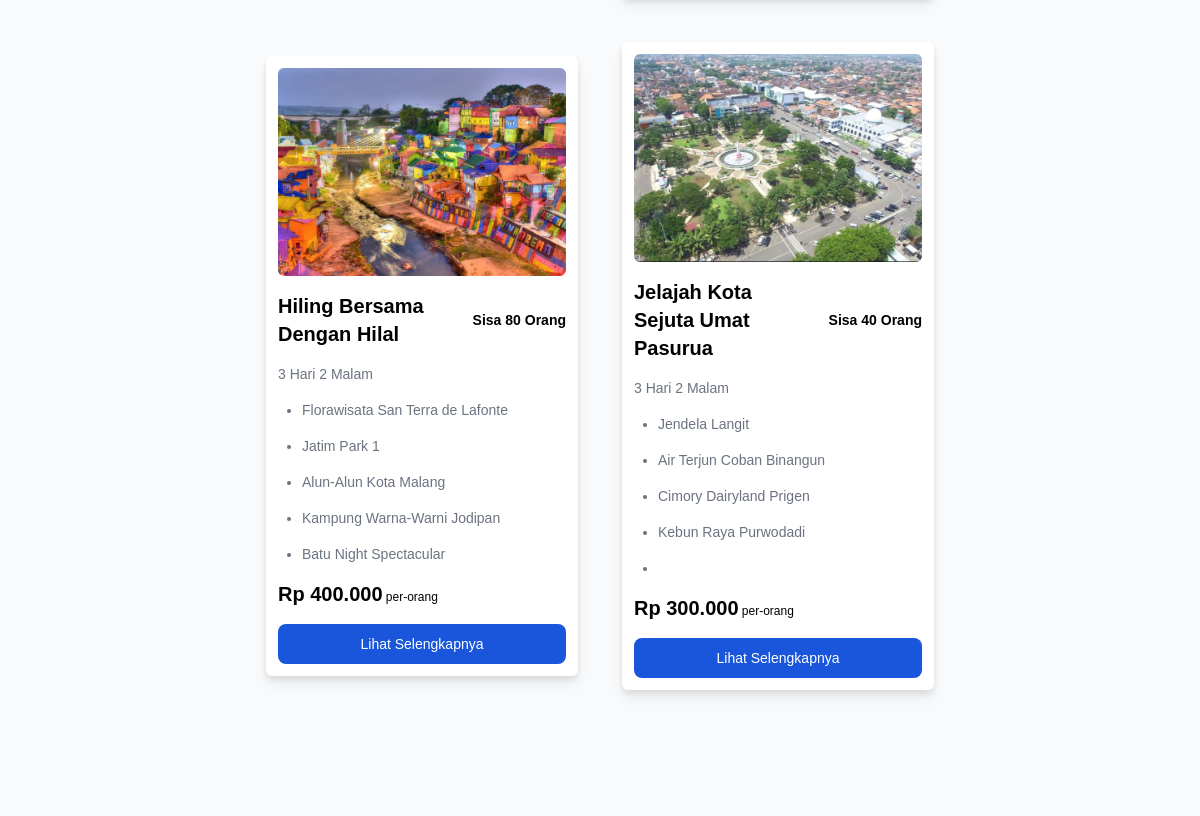
/app/user/paket/index.php (signed in, middle part), run on an earlier commit of the app's database.
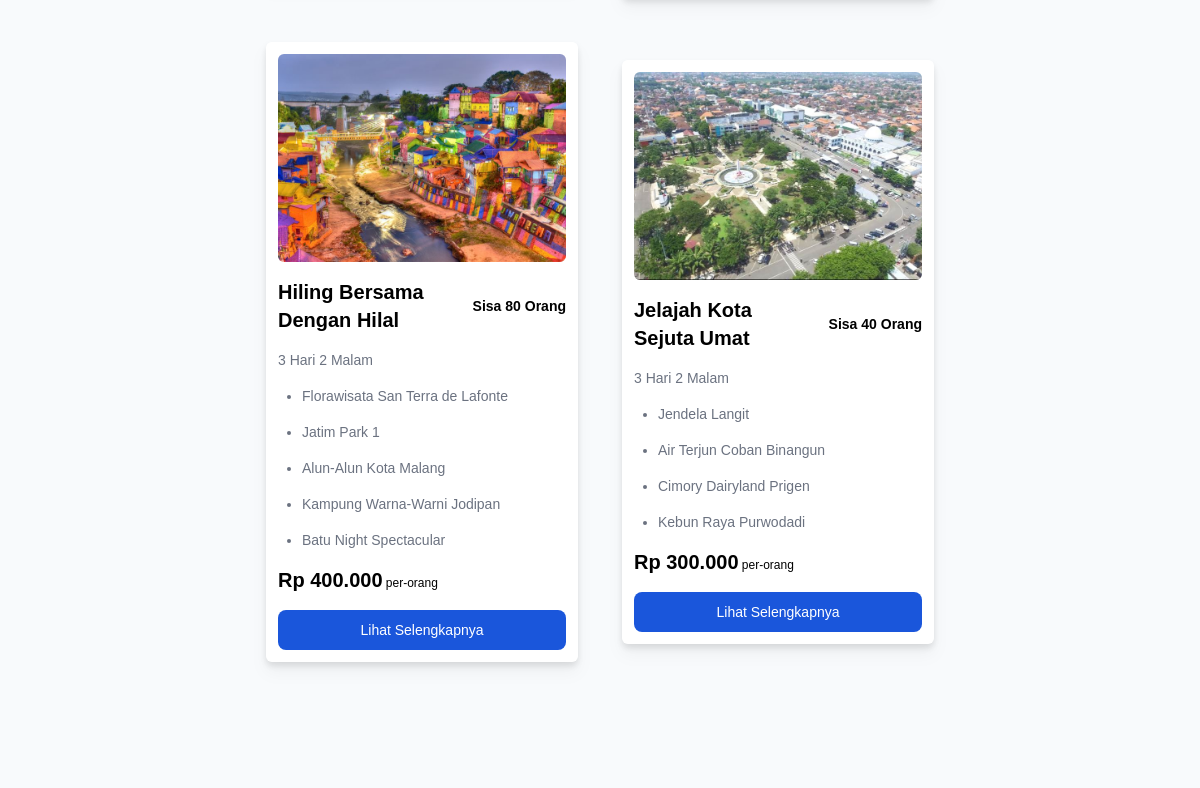
And on a later commit of the database.
### tables this page shows
CREATE TABLE `paket` (
  `ID_PAKET` char(8) NOT NULL,
  `NAMA_PAKET` varchar(32) NOT NULL,
  `DESTINASI_PAKET` varchar(256) NOT NULL,
  `HARGA_PAKET` bigint(20) NOT NULL,
  `JEMPUT_PAKET` varchar(256) NOT NULL,
  `KAPASITAS_PAKET` int(11) NOT NULL,
  `TANGGAL_PAKET` datetime NOT NULL,
  `DESKRIPSI_PAKET` varchar(256) NOT NULL,
  `GAMBAR_PAKET` varchar(256) NOT NULL
);

### app/database.php (called while the page is built, shortened)
<?php
	function checkPaket($paket) {
		$now = new DateTime(date('Y-m-d H:i:s'));
		$start = new DateTime($paket['TANGGAL_PAKET']);
		$start->modify("-3 day");
		if ($now >= $start) {
			return false;
		}
		return true;
	}
	function getTableData($table) {
		try{
			$statement = DB->prepare("SELECT * FROM $table");
			$statement->execute();
			return $statement->fetchAll(PDO::FETCH_ASSOC);
		}
		catch(PDOException $err){
			echo $err->getMessage();
		}
	}
?>

### app/user/paket/index.php (the view, shortened to what this page needs)
<?php
    require("../../database.php");
    $packets = getTableData('paket');
?>
<!DOCTYPE html>
<html lang="en">
<head>
    <link rel="stylesheet" href="<?= BASEURL ?>/dist/output.css" />
</head>
<body class="index-user">
    <?php
		$flag = 1;
    ?>
  <main class="flex justify-center gap-11 flex-wrap items-center p-32 bg-slate-50">
    <?php foreach ($packets as $packet) : ?>
      <div
        class="p-3 rounded-md bg-white drop-shadow-lg flex flex-col gap-4 text-sm h-max"
      >
        <div class="w-72 h-52 rounded-md overflow-hidden flex justify-center items-center ">
          <img src="<?= BASEURL; ?>/assets/img/paket/<?= $packet['GAMBAR_PAKET'] ?>" alt="paket" class="h-52 max-w-none " />
        </div>
        <div class="flex justify-between items-center font-bold">
          <h2 class="text-xl w-40" >  <?= ucwords($packet["NAMA_PAKET"]) ?></h2>
          <h3>Sisa <?= $packet["KAPASITAS_PAKET"] ?> Orang</h3>
        </div>
        <p class="text-gray-500">3 Hari 2 Malam</p>
        <?php
          $destinasis = explode(",", $packet["DESTINASI_PAKET"]);
          foreach ($destinasis as $destinasi) { ?>
            <ul class="list-disc ml-6 text-gray-500">
              <li><?= $destinasi ?></li>
            </ul>
          <?php } ?>
        <p class="text-xs">
          <span class="text-xl font-bold"><?= "Rp " . number_format($packet["HARGA_PAKET"], 0, ',', '.'); ?></span> per-orang
        </p>
        <?php if ($packet["KAPASITAS_PAKET"] > 0) {
          if (checkPaket($packet)) {?>
            <button data-modal-target="static-modal<?=$flag?>" data-modal-toggle="static-modal<?=$flag?>" class="block text-white bg-blue-700 hover:bg-blue-800 focus:ring-4 focus:outline-none focus:ring-blue-300 font-medium rounded-lg text-sm px-5 py-2.5 text-center dark:bg-blue-600 dark:hover:bg-blue-700 dark:focus:ring-blue-800" type="button">Lihat Selengkapnya</button>
          <?php } else { ?>
            <button class="block text-white bg-blue-700 font-medium rounded-lg text-sm px-5 py-2.5 text-center dark:bg-blue-600" type="button" disabled>Paket Tidak Tersedia</button>
          <?php }
        } else { ?>
          <button class="block text-white bg-blue-700 font-medium rounded-lg text-sm px-5 py-2.5 text-center dark:bg-blue-600" type="button" disabled>Paket Habis</button>
        <?php } ?>
      </div>
        <?php $flag+=1;
    endforeach; ?>
	</main>
</body>
</html>

What changed in the data, as far as the page shows it:
changed paket "Jendela Langit": NAMA_PAKET "Jelajah Kota Sejuta Umat Pasurua" → "Jelajah Kota Sejuta Umat"
